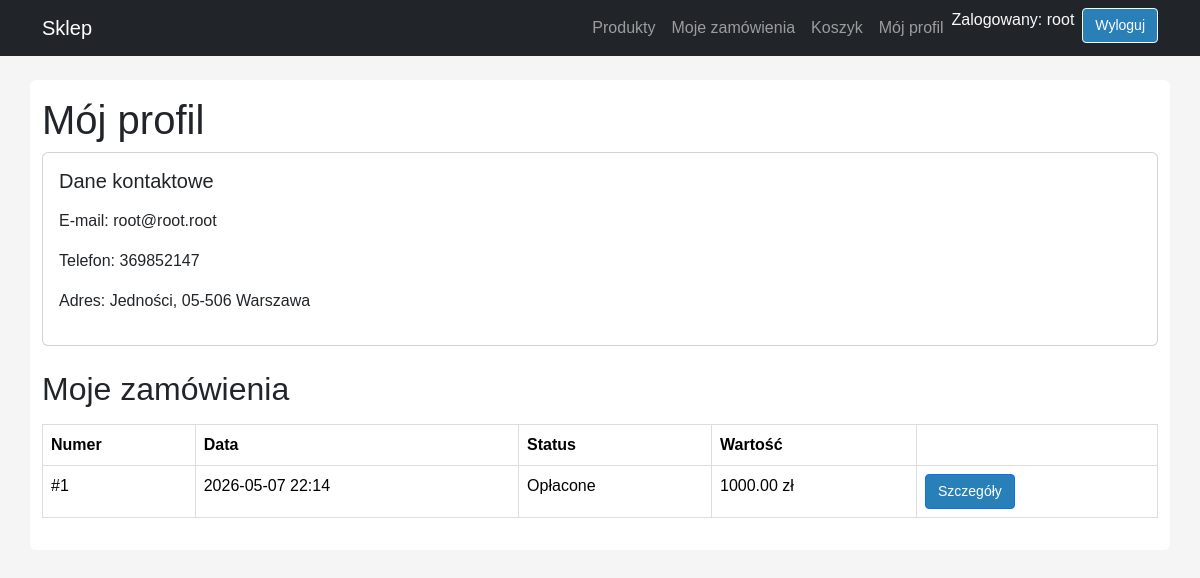
Screenshot of /konto/profil/ (signed in) with the database file from the repository.
### sklep_aplikacja/models.py (models this page shows, shortened)
class Klient(models.Model):
    uzytkownik = models.OneToOneField(User, on_delete=models.CASCADE)
    telefon = models.CharField(max_length=30, blank=True)
    ulica = models.CharField(max_length=150, blank=True)
    miasto = models.CharField(max_length=100, blank=True)
    kod_pocztowy = models.CharField(max_length=20, blank=True)

class Zamowienie(models.Model):
    STATUSY = [
        ("nowe", "Nowe"),
        ("oplacone", "Opłacone"),
        ("wyslane", "Wysłane"),
        ("zrealizowane", "Zrealizowane"),
        ("anulowane", "Anulowane"),
    ]
    klient = models.ForeignKey(Klient, on_delete=models.PROTECT, related_name="zamowienia")
    data_zamowienia = models.DateTimeField(auto_now_add=True)
    status = models.CharField(max_length=20, choices=STATUSY, default="nowe")
    adres_dostawy = models.CharField(max_length=255)
    wartosc_zamowienia = models.DecimalField(
        max_digits=10,
        decimal_places=2,
        default=0,
        validators=[MinValueValidator(0)],
    )

### sklep_aplikacja/views.py (the view)
# urls.py: path("konto/profil/", views.panel_klienta, name="panel_klienta"),
@login_required
def panel_klienta(request):
    klient = get_object_or_404(Klient, uzytkownik=request.user)
    zamowienia = Zamowienie.objects.filter(klient=klient).order_by("-data_zamowienia")
    return render(request, "sklep_aplikacja/panel_klienta.html", {
        "klient": klient,
        "zamowienia": zamowienia,
    })

### sklep_aplikacja/templates/sklep_aplikacja/panel_klienta.html (shortened to what this page needs)
{% extends "sklep_aplikacja/bazowy.html" %}
{% block content %}
  <h1>Mój profil</h1>
  <div class="card mb-4">
    <div class="card-body">
      <h5 class="card-title">Dane kontaktowe</h5>
      <p>E-mail: {{ user.email }}</p>
      <p>Telefon: {{ klient.telefon }}</p>
      <p>Adres: {{ klient.ulica }}, {{ klient.kod_pocztowy }} {{ klient.miasto }}</p>
    </div>
  </div>
  <h2>Moje zamówienia</h2>
  {% if zamowienia %}
    <table class="table">
      <thead>
        <tr>
          <th>Numer</th>
          <th>Data</th>
          <th>Status</th>
          <th>Wartość</th>
          <th></th>
        </tr>
      </thead>
      <tbody>
        {% for z in zamowienia %}
          <tr>
            <td>#{{ z.pk }}</td>
            <td>{{ z.data_zamowienia|date:"Y-m-d H:i" }}</td>
            <td>{{ z.get_status_display }}</td>
            <td>{{ z.wartosc_zamowienia }} zł</td>
            <td>
              <a href="{% url 'szczegoly_zamowienia' z.pk %}" class="btn btn-sm btn-outline-primary">
                Szczegóły
              </a>
            </td>
          </tr>
        {% endfor %}
      </tbody>
    </table>
  {% else %}
    <p>Nie masz jeszcze żadnych zamówień.</p>
  {% endif %}
{% endblock %}

### sklep_aplikacja/templates/sklep_aplikacja/includes/menu.html (shortened to what this page needs)
<nav class="navbar navbar-expand-lg navbar-dark bg-dark mb-4">
  <div class="container">
    <a class="navbar-brand" href="{% url 'strona_glowna' %}">Sklep</a>
    <ul class="navbar-nav ms-auto">
      <li class="nav-item">
        <a class="nav-link" href="{% url 'lista_produktow' %}">Produkty</a>
      </li>
      {% if user.is_authenticated %}
        <li class="nav-item">
            <a class="nav-link" href="{% url 'historia_zamowien' %}">Moje zamówienia</a>
        </li>
        <li class="nav-item">
        <a class="nav-link" href="{% url 'koszyk' %}">Koszyk</a>
        </li>
        <li class="nav-item">
        <a class="nav-link" href="{% url 'panel_klienta' %}">Mój profil</a>
        </li>
        <li class="nav-item">
          <span class="navbar-text text-light me-2">
            Zalogowany: {{ user.username }}
          </span>
        </li>
        <li class="nav-item">
          <form method="post" action="{% url 'logout' %}" class="d-inline">
            <button type="submit" class="btn btn-outline-light btn-sm">Wyloguj</button>
          </form>
        </li>
      {% else %}
        <li class="nav-item">
          <a class="nav-link" href="{% url 'login' %}">Zaloguj się</a>
        </li>
      {% endif %}
    </ul>
  </div>
</nav>

### sklep_aplikacja/static/sklep_aplikacja/style.css (style rules this page uses)
body { font-family: Arial, sans-serif; margin: 0; padding: 0; background: #f5f5f5; }
table { width: 100%; border-collapse: collapse; margin: 1em 0; }
table th, table td { padding: 8px; border: 1px solid #ddd; text-align: left; }
table th { background: #ecf0f1; }
.btn { background: #2980b9; color: white; padding: 6px 12px; border-radius: 4px; text-decoration: none; display: inline-block; }

### rows the page displays
Klient: telefon "369852147", ulica "Jedności", kod_pocztowy "05-506", miasto "Warszawa"
Zamowienie: pk "1", data_zamowienia "2026-05-07 22:14", status "Opłacone", wartosc_zamowienia "1000.00"

### other values shown
{{ user.username }} "root"
{{ user.email }} "root@root.root"
